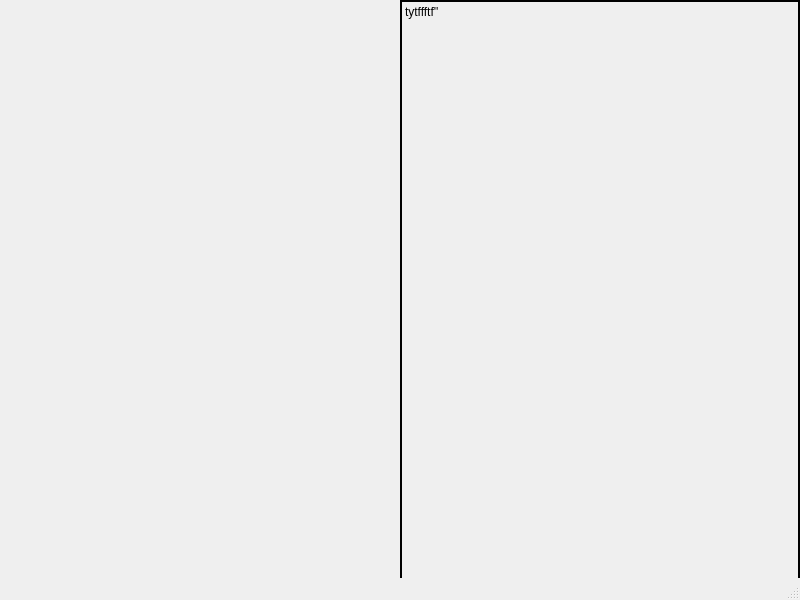
<?xml version="1.0" encoding="UTF-8"?>
<ui version="4.0">
 <class>MainWindow</class>
 <widget class="QMainWindow" name="MainWindow">
  <property name="geometry">
   <rect>
    <x>0</x>
    <y>0</y>
    <width>800</width>
    <height>600</height>
   </rect>
  </property>
  <property name="windowTitle">
   <string>MainWindow</string>
  </property>
  <widget class="QWidget" name="centralwidget">
   <widget class="QLabel" name="label">
    <property name="geometry">
     <rect>
      <x>400</x>
      <y>0</y>
      <width>400</width>
      <height>600</height>
     </rect>
    </property>
    <property name="frameShape">
     <enum>QFrame::Box</enum>
    </property>
    <property name="frameShadow">
     <enum>QFrame::Plain</enum>
    </property>
    <property name="lineWidth">
     <number>2</number>
    </property>
    <property name="text">
     <string>tytffftf''</string>
    </property>
    <property name="alignment">
     <set>Qt::AlignLeading|Qt::AlignLeft|Qt::AlignTop</set>
    </property>
   </widget>
  </widget>
  <widget class="QMenuBar" name="menubar">
   <property name="geometry">
    <rect>
     <x>0</x>
     <y>0</y>
     <width>800</width>
     <height>32</height>
    </rect>
   </property>
  </widget>
  <widget class="QStatusBar" name="statusbar"/>
 </widget>
 <resources/>
 <connections/>
</ui>
